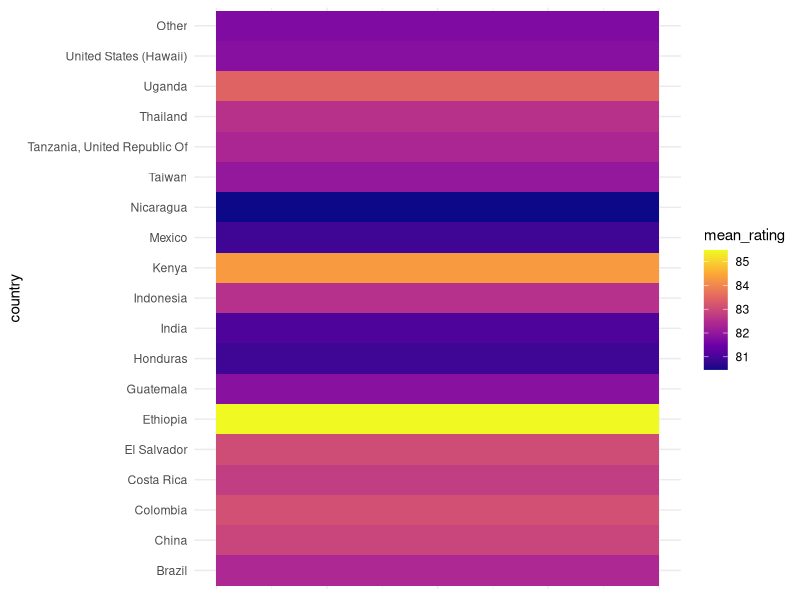
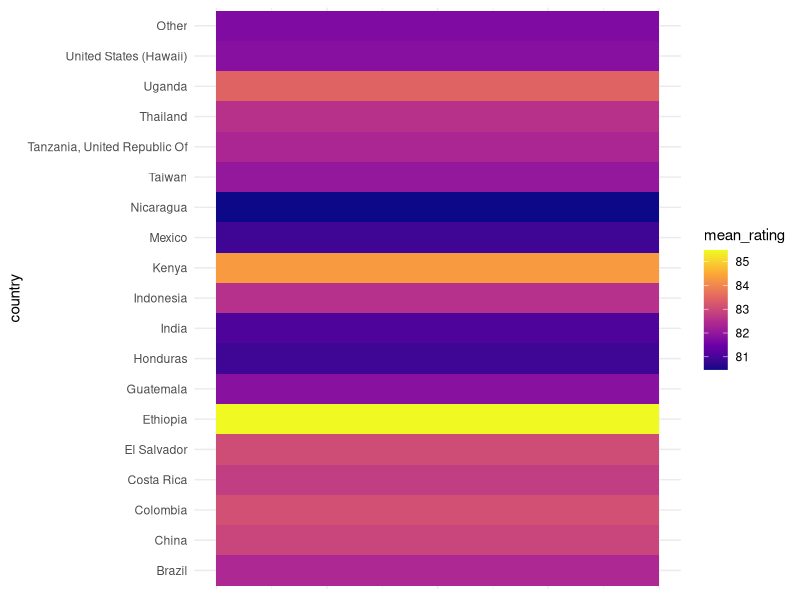
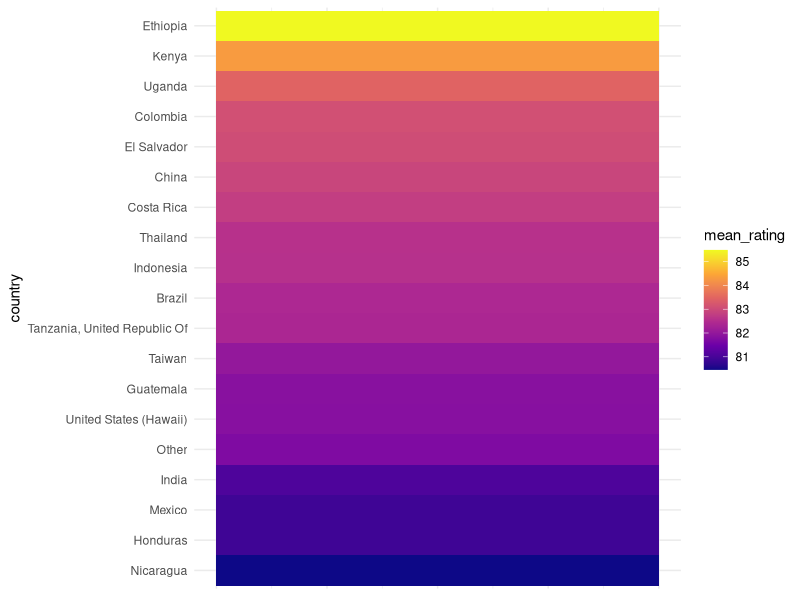
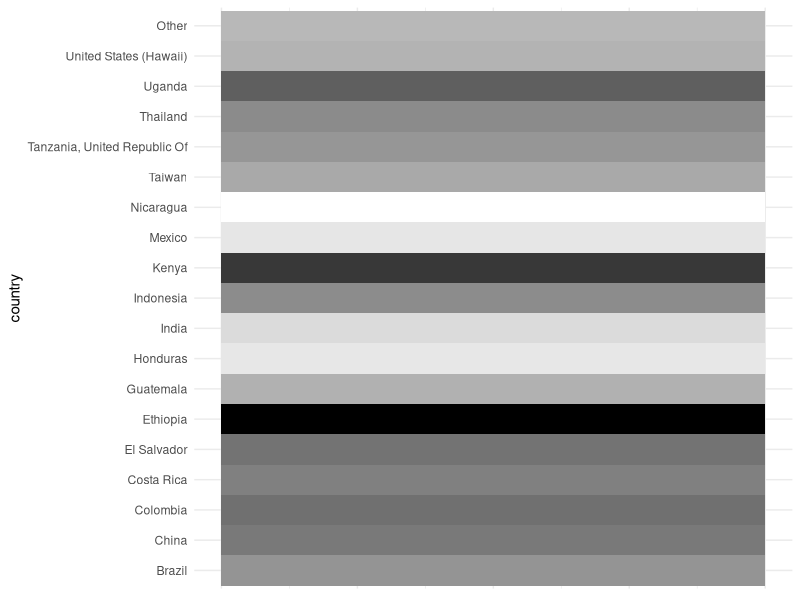
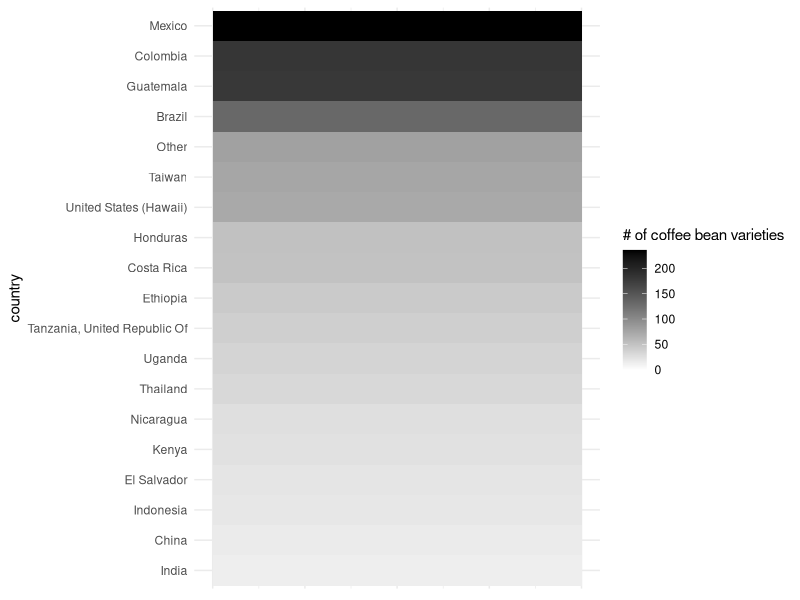
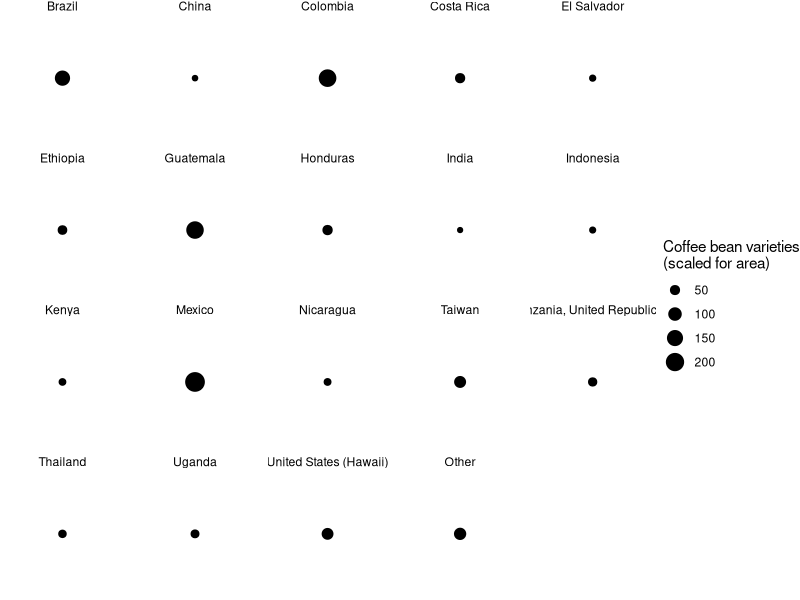
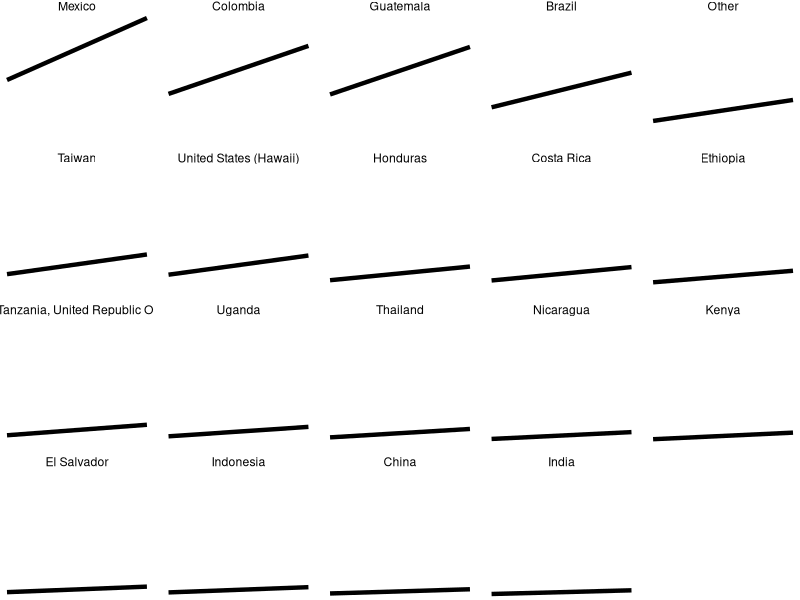
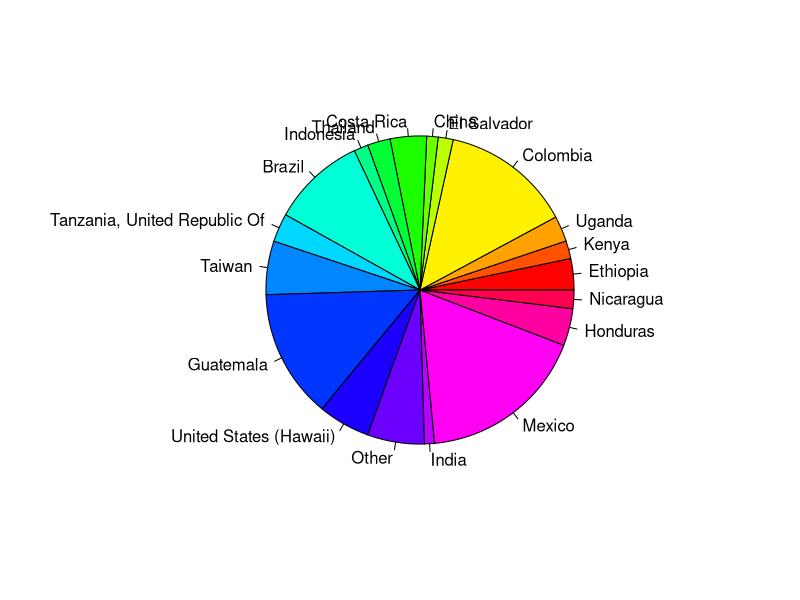

Source code (R) for these figures, in order:
## ---- chunk 1
library(tidyverse)
options(pillar.print_min = 20,
        pillar.print_max = 100)
# tuesdata <- tidytuesdayR::tt_load(2020, week = 28)
# coffee_ratings <- tuesdata$coffee_ratings %>%
#   filter(total_cup_points > 0, !is.na(country_of_origin))
# write_csv(coffee_ratings, "data/coffee_ratings.csv")
coffee_ratings <- readr::read_csv("data/coffee_ratings.csv")
country_summary <- coffee_ratings %>%
  mutate(country = fct_lump(country_of_origin, 18)) %>%
  group_by(country) %>%
  summarize(mean_rating = mean(total_cup_points, na.rm = TRUE),
            n = n()) %>%
  arrange(desc(mean_rating)) %>%
  print()
## ---- chunk 2
library(ggplot2)
country_summary %>%
  arrange(country) %>%
  ggplot(aes(x = 100, y = country, fill = mean_rating)) +
  geom_tile() +
  # color scheme is red to blue
  scale_fill_viridis_c(option = "plasma") +
  theme_minimal() +
  # hide x axis
  theme(axis.text.x = element_blank(),
        axis.ticks.x = element_blank(),
        axis.title.x = element_blank()) 
## ---- chunk 3
country_summary %>%
  arrange(country) %>%
  ggplot(aes(x = 100, y = country, fill = mean_rating)) +
  geom_tile() +
  # color scheme is red to blue
  scale_fill_viridis_c(option = "plasma") +
  theme_minimal() +
  # hide x axis
  theme(axis.text.x = element_blank(),
        axis.ticks.x = element_blank(),
        axis.title.x = element_blank()) 
## ---- chunk 4
country_summary %>%
  mutate(country = fct_reorder(country, mean_rating)) %>%
  ggplot(aes(x = 100, y = country, fill = mean_rating)) +
  geom_tile() +
  # color scheme is red to blue
  scale_fill_viridis_c(option = "plasma") +
  theme_minimal() +
  # hide x axis
  theme(axis.text.x = element_blank(),
        axis.ticks.x = element_blank(),
        axis.title.x = element_blank()) 
## ---- chunk 5
country_summary %>%
  ggplot(aes(x = 100, y = country, fill = mean_rating)) +
  geom_tile() +
  # one color scheme by saturation
  scale_fill_gradient(low = "white", high = "black", guide = NULL) +
  theme_minimal() +
  # hide x axis
  theme(axis.text.x = element_blank(),
        axis.ticks.x = element_blank(),
        axis.title.x = element_blank()) 
## ---- chunk 6
country_summary %>%
  mutate(country = fct_reorder(country, n)) %>%
  ggplot(aes(x = 100, y = country, fill = n)) +
  geom_tile() +
  # one color scheme by saturation
  scale_fill_gradient(low = "white", high = "black", limits = c(0, NA),
                      name = "# of coffee bean varieties") +
  theme_minimal() +
  # hide x axis
  theme(axis.text.x = element_blank(),
        axis.ticks.x = element_blank(),
        axis.title.x = element_blank()) 
## ---- chunk 7

ggplot(country_summary,
       aes(
         x = 100,
         y = 100,
         size = n
       )) +
  geom_point(shape = 21,
             fill = "black") +  # Bubble chart with outlined points
  scale_size_area() +  # Scale size by area
  facet_wrap( ~ country) +  # Create small multiples by country
  labs(size = "Coffee bean varieties\n(scaled for area)") +
  theme_void() +
  theme(axis.text.x = element_blank(),
        axis.ticks.x = element_blank(),
        axis.title.x = element_blank(),
        axis.text.y = element_blank(),
        axis.ticks.y = element_blank(),
        axis.title.y = element_blank()) 

## ---- chunk 8
max_n <- max(country_summary$n)  # Find the maximum n

country_summary %>%
  mutate(country = fct_reorder(country, -n)) %>%
  select(country, n) %>%
  expand_grid(x = c(1,2)) %>%
  mutate(y = x * n) %>%  # Scale y so max(n) reaches vertical
  arrange(desc(n)) %>%
  ggplot(aes(x = x, y = y, group = country)) +
  geom_line(color = "black", linewidth = 1.5)+
  facet_wrap(~ country) +
  theme_void() +
  theme(axis.text.x = element_blank(),
        axis.ticks.x = element_blank(),
        axis.title.x = element_blank(),
        axis.text.y = element_blank(),
        axis.ticks.y = element_blank(),
        axis.title.y = element_blank()) 

## ---- chunk 9
pie(country_summary$n,
    labels = country_summary$country,
    col = rainbow(nrow(country_summary)))
## ---- chunk 10
pie(country_summary$mean_rating[1:5],
    labels = country_summary$country[1:5],
    col = rainbow(5))
## ---- chunk 11
coffee_ratings %>% 
  filter(!is.na(processing_method)) %>%
  group_by(processing_method) %>%
  summarize(n = n()) %>%
  ggplot(aes(x="", y=n, fill=processing_method)) +
  geom_bar(stat="identity", width=1, color="white") +
  coord_polar("y", start=0) +
  theme_void() # remove background, grid, numeric labels
## ---- chunk 12
set.seed(42)
country_summary %>%
  mutate(noise = runif(19, 0, 5), mean_rating = mean_rating + noise) %>%
  # Plot using geom_rect
  ggplot(aes(y = reorder(country, -mean_rating))) +
  geom_rect(
    aes(
      xmin = noise,
      xmax = mean_rating,
      ymin = as.numeric(factor(country)) - 0.4,
      ymax = as.numeric(factor(country)) + 0.4
    ),
    fill = "skyblue",
    color = "black"
  ) +
  theme_minimal(base_size = 22) +
  labs(x = "average ratings", y = "country")
## ---- chunk 13
country_summary %>%
  mutate(country = fct_reorder(country, mean_rating)) %>%
  ggplot(aes(x = 100, y = country, fill = mean_rating)) +
  geom_tile() +
  # color scheme is red to blue
  scale_fill_viridis_c(option = "plasma") +
  theme_minimal(base_size = 22) +
  # hide x axis
  theme(axis.text.x = element_blank(),
        axis.ticks.x = element_blank(),
        axis.title.x = element_blank()) 
## ---- chunk 14
set.seed(42)
country_summary %>%
  mutate(country = fct_reorder(country, mean_rating)) %>%
  ggplot(aes(y = country)) +
  geom_rect(
    aes(
      xmin = 0,
      xmax = mean_rating,
      ymin = as.numeric(factor(country)) - 0.4,
      ymax = as.numeric(factor(country)) + 0.4
    ),
    fill = "skyblue",
    color = "black"
  ) +
  theme_minimal(base_size = 22) +
  coord_cartesian(xlim = c(80, 86)) +
  labs(x = "average ratings", y = "country")
## ---- chunk 15
country_summary %>%
  mutate(country = fct_reorder(country, mean_rating)) %>%
  ggplot(aes(x = mean_rating, y = 1)) +
  # add a horizontal line at y = 1
  geom_hline(yintercept = 1) +
  geom_point(color = "black", size = 3) +
  facet_wrap(~country) +
  coord_cartesian(xlim = c(80, 86)) +
  theme_minimal(base_size = 22) +
  theme(axis.text.y = element_blank(),
        axis.ticks.y = element_blank(),
        axis.title.y = element_blank()) +
  labs(x = "average ratings", y = "country")
## ---- chunk 16
country_summary %>%
  mutate(country = fct_reorder(country, mean_rating)) %>%
  ggplot(aes(x = mean_rating, y = country)) +
  # add a horizontal line at y = 1
  geom_hline(yintercept = 1) +
  geom_point(color = "black", size = 3) +
  coord_cartesian(xlim = c(80, 86)) +
  theme_minimal(base_size = 22) +
  labs(x = "average ratings", y = "country")
## ---- chunk 17
country_summary %>%
  ggplot(aes(x = mean_rating, y = country)) +
  # add a horizontal line at y = 1
  geom_hline(yintercept = 1) +
  geom_point(color = "black", size = 3) +
  coord_cartesian(xlim = c(80, 86)) +
  theme_minimal(base_size = 22) +
  labs(x = "average ratings", y = "country")
